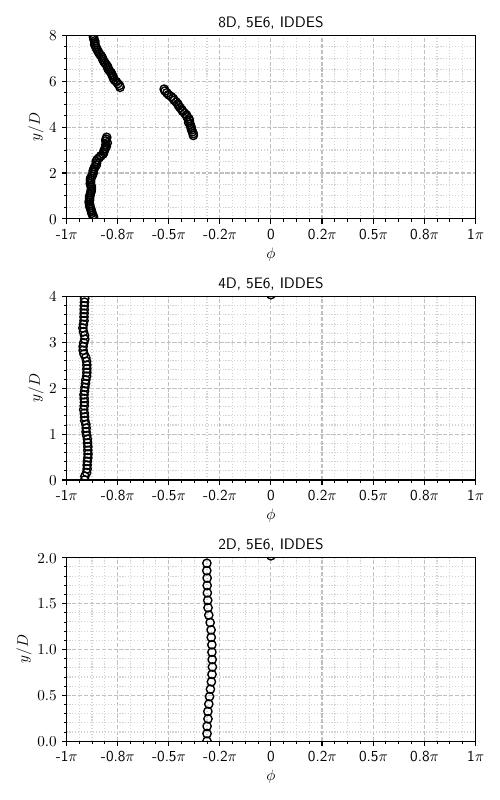

Generate this figure with Python:
from cycler import cycler
import matplotlib.pyplot as plt
from matplotlib.ticker import FuncFormatter, MultipleLocator
import numpy as np
from scipy.fft import ifft, fft, fftfreq
from _utils import read_hy

if __name__ == "__main__":

    # ------------------------ #
    # INPUTS
    # ------------------------ #

    files_to_be_plotted = [
            "02_8D_5E6_DES",
            "05_4D_5E6_DES",
            "06_2D_5E6_DES",
            ]

    titles = [
            "8D, 5E6, IDDES",
            "4D, 5E6, IDDES",
            "2D, 5E6, IDDES",
            ]

    timestep = 6e-3

    time_to_be_skipped = 100

    # ------------------------ #
    # PLOTTING
    # ------------------------ #

    fig, axs, = plt.subplots(
            len(files_to_be_plotted), 1,
            figsize=(5,8), 
            squeeze=False, 
            #subplot_kw={'projection': 'polar'}
            )

    # enable easy iterating through axes and labels
    axs_iter = iter(axs[:,0])
    title_iter = iter(titles)

    # fix positions ...
    ylim_iter = iter([8.0, 4.0, 2.0])

    # define dummy variable for legend plotting
    _leg = None

    for file in files_to_be_plotted:
        # append filetype
        file = f"{file}/grid.1HY"

        # get the next active elements
        ax = next(axs_iter)
        title = next(title_iter)
        ylim = next(ylim_iter)

        # iterations, pos, fx, fy, fz
        iterations, positions, lift, _, drag = read_hy(file)

        # get length of spanwise element
        dy = positions[0,1] - positions[0,0]

        # normalize lift and drag
        lift = 2.0 * lift / dy
        drag = 2.0 * drag / dy

        # compute time from iterations
        time = iterations * timestep

        # filter transients , ,
        tdif = np.abs(time - time_to_be_skipped)
        nwindow = tdif.argmin()
    
        # prepare empty array
        phase_at_max_amp = []

        # compute and plot ffts for all sections
        for sid, _ in enumerate(positions[0,:]):
            # apply the window
            _lift = lift[nwindow:, sid]
            _drag = drag[nwindow:, sid]
            _time = time[nwindow:]

            # compute and apply means as detrend
            _lift = np.mean(_lift) - _lift
            _drag = np.mean(_drag) - _drag
            
            # FFTs
            _dt = _time[1] - _time[0]
            n = len(_time)
            lift_fft = fft(_lift)
            drag_fft = fft(_drag)
            freq = fftfreq(n, _dt)[:n//2]

            # PHASE
            # filter out small amplitudes
            threshold = np.max(np.abs(lift_fft)) / 1e-5
            bool_array = np.isclose(np.abs(lift_fft), np.zeros(lift_fft.shape), atol=threshold)

            lift_fft = lift_fft * bool_array

            # filter out near-rigid frequncies
            threshold = 4e-1
            bool_array = freq > threshold

            lift_fft = lift_fft[:n//2] * bool_array

            # compute phases
            phase = np.arctan2(lift_fft.imag, lift_fft.real)

            # Find maximum frequency (and print to check ...)
            freqid = np.abs(lift_fft).argmax()
            print(f"f = {freq[freqid]}")

            # Add phase at max frequency to array (in rads)
            phase_at_max_amp.append(phase[freqid])# * 180.0 / np.pi)


        # PLOT
        ax.plot(phase_at_max_amp, positions[0,:],'ok', markerfacecolor="white")


        # adjust cosmetics
        ax.set(
                xlim=[-np.pi, np.pi],
                ylim=[0, ylim],
                xlabel=r"$\phi$",
                ylabel=r"$y/D$",
                title=f"{title}",
            )

        # set xaxis in multiples of pi
        ax.xaxis.set_major_formatter(FuncFormatter(
           lambda val,pos: '{:.0g}$\pi$'.format(val/np.pi) if val !=0 else '0'
        ))
        ax.xaxis.set_major_locator(MultipleLocator(base=0.25*np.pi))

        ax.grid(color="silver", linestyle="--", which="major")
        ax.grid(color="lightgrey", linestyle=":", which="minor")

        # include a legend only on the first plot
        if not _leg:
            _leg = ax.legend(ncols=4,loc='upper center', bbox_to_anchor=(0.5, -0.05))
        
        # disable grid
        #ax.grid(False)

    plt.tight_layout()
    plt.savefig("p6_sectional_phases.pdf")
    plt.show()
